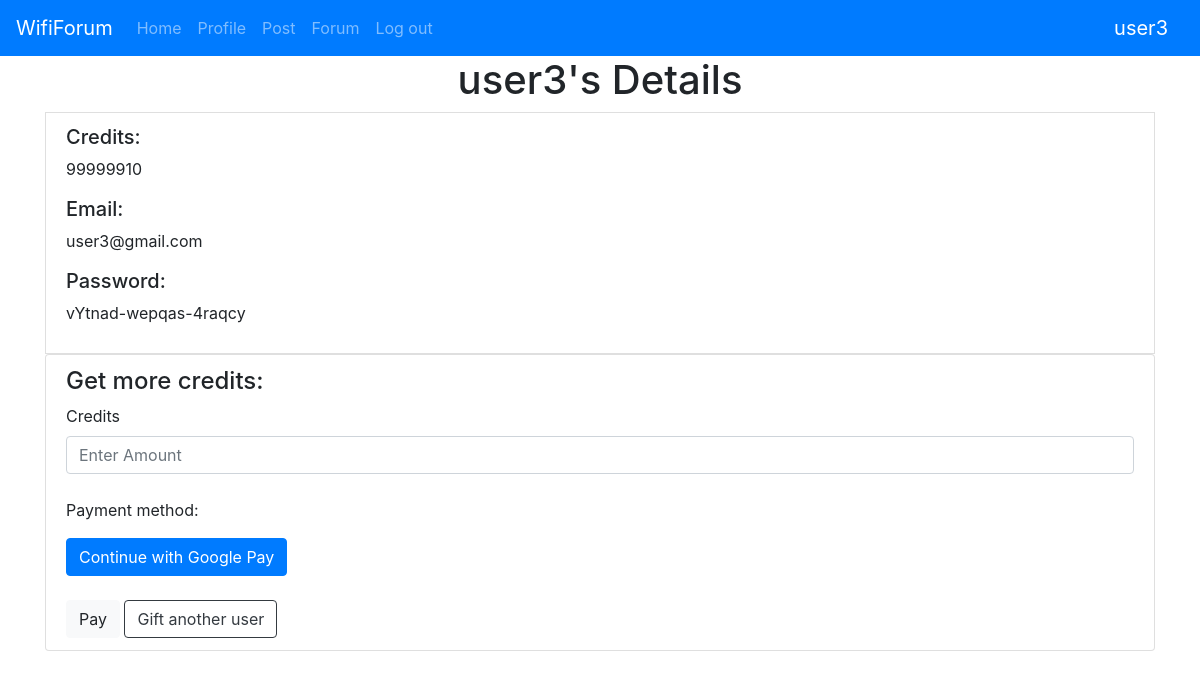
The page /profile (signed in) on the database its author committed.
### website/models.py (models this page shows)
class User(db.Model, UserMixin):
    id = db.Column(db.Integer, primary_key=True)
    email = db.Column(db.String(150), unique=True)
    password = db.Column(db.String(150))
    username = db.Column(db.String(150), unique=True)
    credit = db.Column(db.Integer)
    posts = db.relationship('Post')

### website/views.py (the view, shortened to what this page needs)
@view.route('/profile', methods=['GET', 'POST'])
@login_required
def profile():
    return render_template('profile.html', user=current_user)

### website/__init__.py (called while the page is built)
def create_app():
    app = Flask(__name__)
    app.config['SECRET_KEY'] = 'abc' #Dit zorgt voor een encryptie van de data cookies en sessie data, je kan dit ook gwn disablen als het problemen veroorzaakt
    app.config['SQLALCHEMY_DATABASE_URI'] = f'sqlite:///{DB_NAME}'
    db.init_app(app)
    from .views import view
    from .auth import auth
    app.register_blueprint(view, url_prefix='/')
    app.register_blueprint(auth, url_prefix='/')
    from .models import User, Post
    create_database(app)
    login_manager = LoginManager()
    login_manager.login_view = 'auth.login'
    login_manager.init_app(app)
    @login_manager.user_loader
    def load_user(id):
        return User.query.get(int(id))
    return app

### website/templates/profile.html
{% extends "base.html" %} {% block title %}Profile{% endblock %} {% block
content %}
<h1 align="center">{{user.username}}'s Details</h1>
<div class="list-group-item">
  <h5>Credits:</h5>
  <p>{{ user.credit }}</p>
  <h5>Email:</h5>
  <p>{{ user.email }}</p>
  <h5>Password:</h5>
  <p>{{ user.password }}</p>
</div>
<form method="POST">
  <div class="list-group-item">
    <h4>Get more credits:</h4>
    <label for="credits">Credits</label>
    <input
      type="integer"
      class="form-control"
      id="credits"
      name="credits"
      placeholder="Enter Amount"
      maxlength = "6"
      required
    />
    <br>
    <p>Payment method:</p>
    <button
      class="btn btn-primary"
      onclick="window.location.href='https://www.google.com'"
    >
      Continue with Google Pay
    </button>
    <br />
    <br />
    <button class="btn btn-light" type="submit">Pay</button>
</form>
    <a type="button" class="btn btn-outline-dark" href="/gift">Gift another user</a>
  </div>
{% endblock %}

### website/templates/base.html (shortened to what this page needs)
<!DOCTYPE html>
<html>
  <head>
    <link
      rel="stylesheet"
      href="https://stackpath.bootstrapcdn.com/bootstrap/4.4.1/css/bootstrap.min.css"
    />
    <link
      rel="stylesheet"
      href="https://stackpath.bootstrapcdn.com/font-awesome/4.7.0/css/font-awesome.min.css"
    />
  </head>
  <body>
    <nav class="navbar navbar-expand-lg navbar-dark bg-primary">
      <a class="navbar-brand" href="#">WifiForum</a>
      <div class="'collapse navbar-collapse" id="navbar">
        <div class="navbar-nav">
          {% if user.is_authenticated %}
          <a class="nav-item nav-link" id="home" href="/"> Home </a>
          <a class="nav-item nav-link" id="profile" href="/profile">
            Profile
          </a>
          <a class="nav-item nav-link" id="post" href="/post"> Post </a>
          <a class="nav-item nav-link" id="logout" href="/forum"> Forum </a>
          <a class="nav-item nav-link" id="logout" href="/logout"> Log out </a>
          {% else %}
          <a class="nav-item nav-link" id="home" href="/"> Home </a>
          <a class="nav-item nav-link" id="login" href="/login"> Login </a>
          <a class="nav-item nav-link" id="sign-up" href="/signup"> Signup </a>
          {% endif %}
        </div>
      </div>
      <div class="topnav-right">
        {% if user.is_authenticated %}
        <a class="navbar-brand" href="/profile">{{user.username}}</a>
        {% endif %}
      </div>
    </nav>
    <div class="container">{%block content%} {%endblock %}</div>
  </body>
</html>

### rows shown on the page
User: username "user3", credit "99999910", email "user3@gmail.com", password "vYtnad-wepqas-4raqcy"
